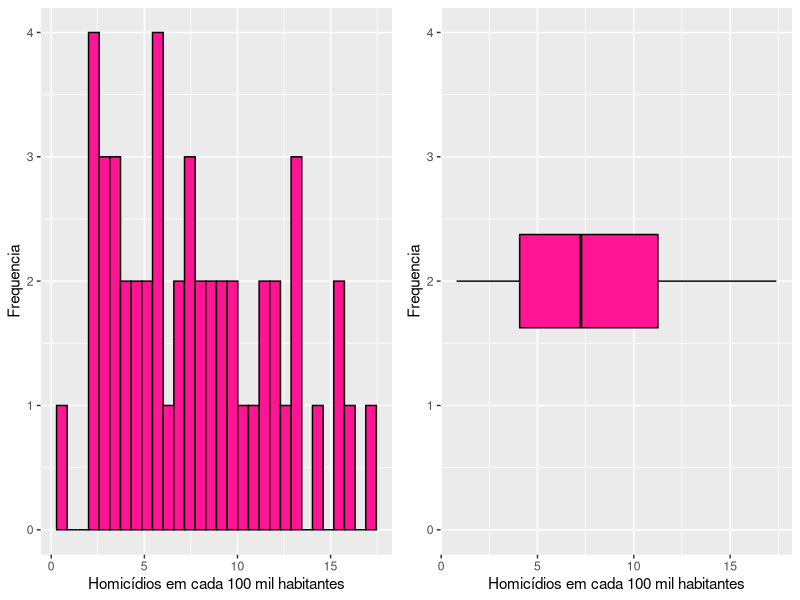
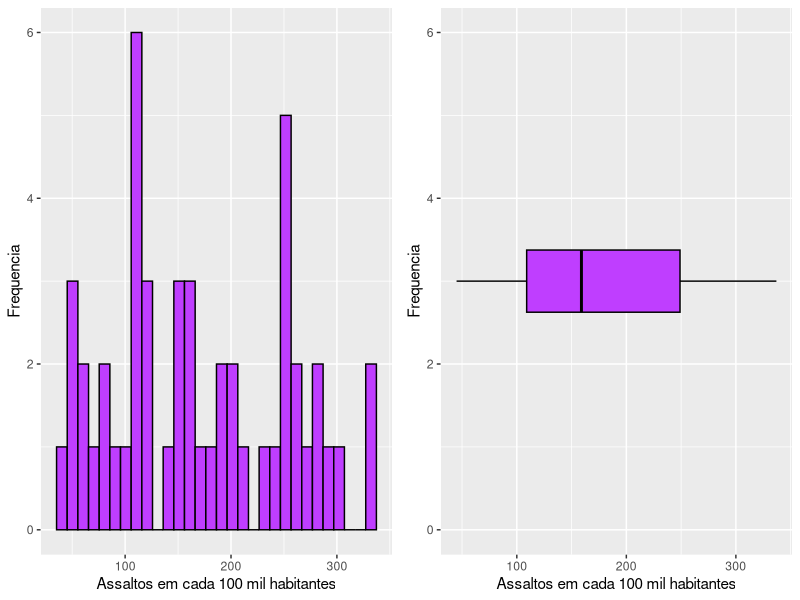
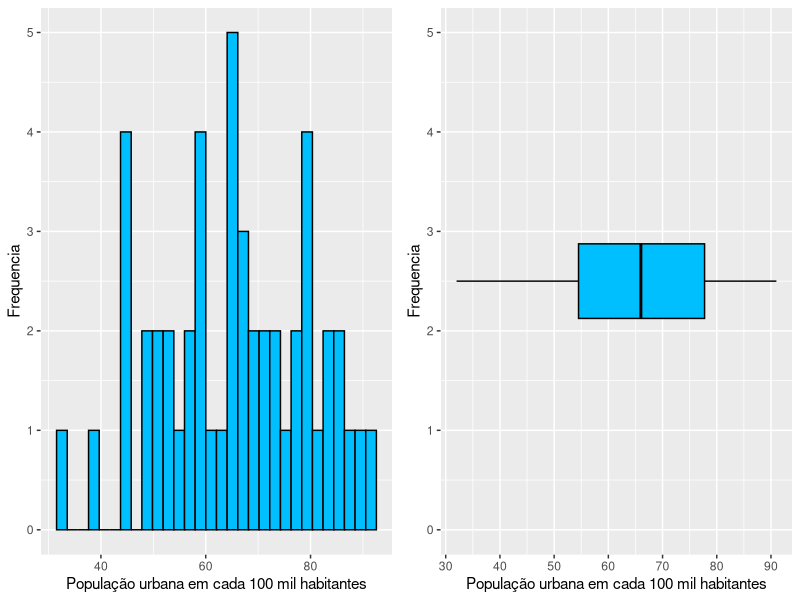
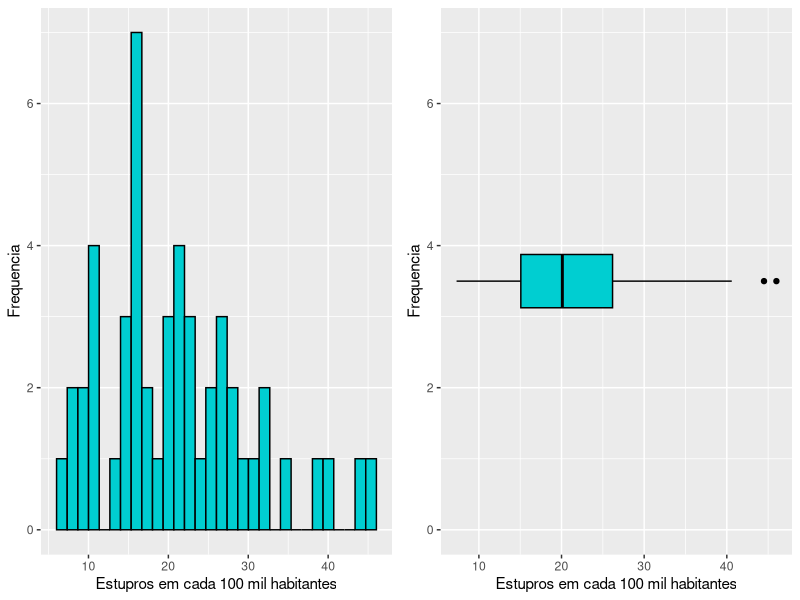
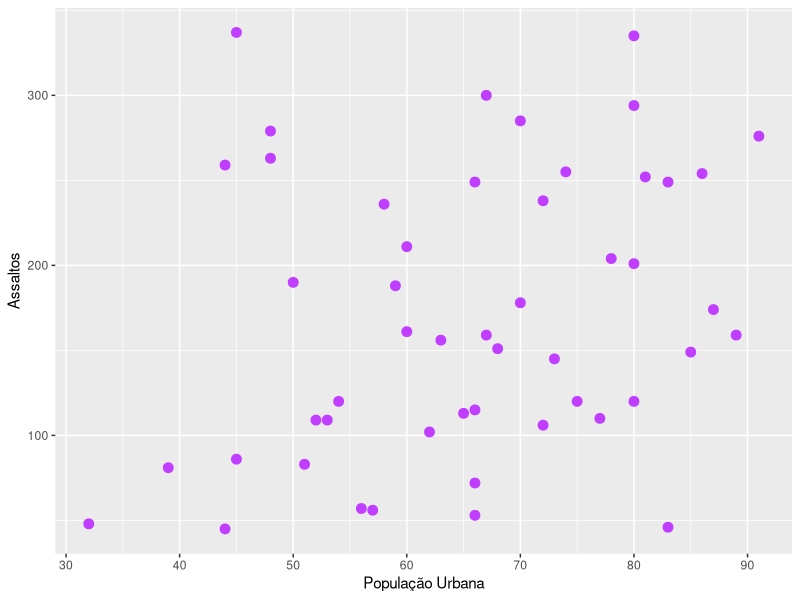
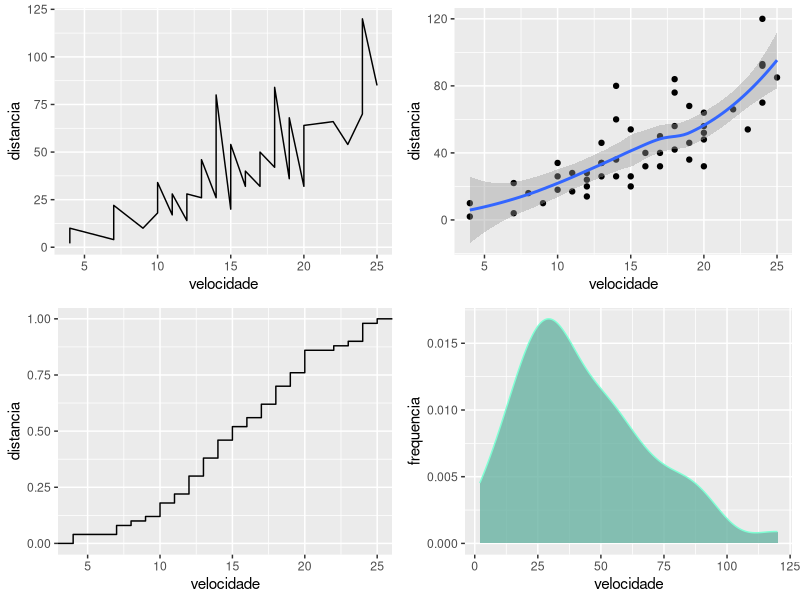
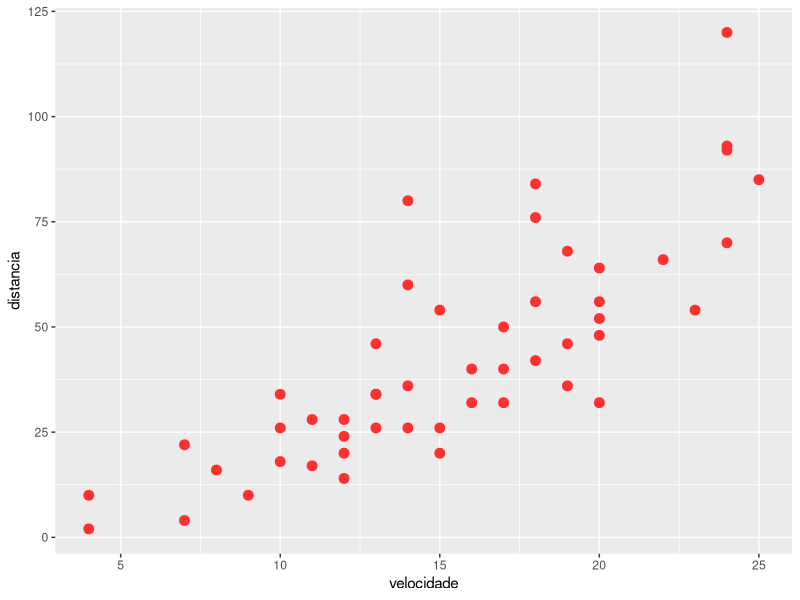

Write the R code that produced these figures, in order.
## ---- chunk 1
knitr::opts_chunk$set(echo = FALSE)
knitr::opts_chunk$set(comment = NA)
## ---- chunk 2
library(ggplot2)
library(cowplot)

data(USArrests)
data = USArrests

h1 <- ggplot(data = data) + geom_histogram(mapping = aes(x=Murder),fill = "deeppink1",color = "black") + labs(x = 'Homicídios em cada 100 mil habitantes',y = 'Frequencia')
h2 <- ggplot(data = data) + geom_histogram(mapping = aes(x=Assault),fill = "darkorchid1",color = "black") + labs(x = 'Assaltos em cada 100 mil habitantes',y = 'Frequencia')
h3 <- ggplot(data = data) + geom_histogram(mapping = aes(x=UrbanPop),fill = "deepskyblue",color = "black") + labs(x = 'População urbana em cada 100 mil habitantes',y = 'Frequencia')
h4 <- ggplot(data = data) + geom_histogram(mapping = aes(x=Rape),fill = "darkturquoise",color = "black") + labs(x = 'Estupros em cada 100 mil habitantes',y = 'Frequencia')

box1 <- ggplot(data = data) + geom_boxplot(mapping = aes(x = Murder, y = 2),fill = "deeppink1",color = "black")+coord_cartesian(ylim=c(0,4)) + labs(x = 'Homicídios em cada 100 mil habitantes',y = 'Frequencia')
box2 <- ggplot(data = data) + geom_boxplot(mapping = aes(x = Assault, y = 3),fill = "darkorchid1",color = "black")+coord_cartesian(ylim=c(0,6))+ labs(x = 'Assaltos em cada 100 mil habitantes',y = 'Frequencia')
box3 <- ggplot(data = data) + geom_boxplot(mapping = aes(x = UrbanPop, y = 2.5),fill = "deepskyblue",color = "black")+coord_cartesian(ylim=c(0,5))+ labs(x = 'População urbana em cada 100 mil habitantes',y = 'Frequencia')
box4 <- ggplot(data = data) + geom_boxplot(mapping = aes(x = Rape, y = 3.5),fill = "darkturquoise",color = "black")+coord_cartesian(ylim=c(0,7)) + labs(x = 'Estupros em cada 100 mil habitantes',y = 'Frequencia')


print('Homicídios em Estados Americanos')
plot_grid(h1,box1)
print("Assaltos em Estados Americanos")
plot_grid(h2,box2)
print("População urbana em Estados Americanos")
plot_grid(h3,box3)
print("Estupros em Estados Americanos")
plot_grid(h4,box4)
## ---- chunk 3
print('Relação entre Assaltos e População Urbana')
ggplot(data = data, aes(x = UrbanPop,y = Assault)) + geom_point(color='darkorchid1',size=3)+labs(y = "Assaltos",x = "População Urbana")

## ---- chunk 4
library(ggplot2)
library(cowplot)

data(cars)
car = cars 
print("É possivel identificar que há uma relação entre os dados, alguns possuem linearidade.")
hs1 <- ggplot(car,aes(x =speed,y=dist)) + geom_line() + labs(x = 'velocidade',y = 'distancia')
hs2 <- ggplot(car,aes(x =speed,y=dist)) + geom_point()+geom_smooth() + labs(x = 'velocidade',y = 'distancia')
hs3 <- ggplot(car,aes(x =speed,y=dist))+geom_step(stat = "ecdf") + labs(x = 'velocidade',y = 'distancia')
hs4 <- ggplot(car,aes(x =dist)) + geom_density(fill="#69b3a2", color="aquamarine1", alpha=0.8)+ labs(x = 'velocidade',y = 'frequencia')
plot_grid(hs1,hs2,hs3,hs4)



## ---- chunk 5
data(cars)
car = cars 
ggplot(data=car, aes(x = speed,y = dist)) + geom_point(color='firebrick1',size=3)+labs(y = "distancia",x = "velocidade")
print("É possivel identificar que se a velocidade aumenta a ditância tambem aumenta, ou seja, algumas delas são proporcionais.")

